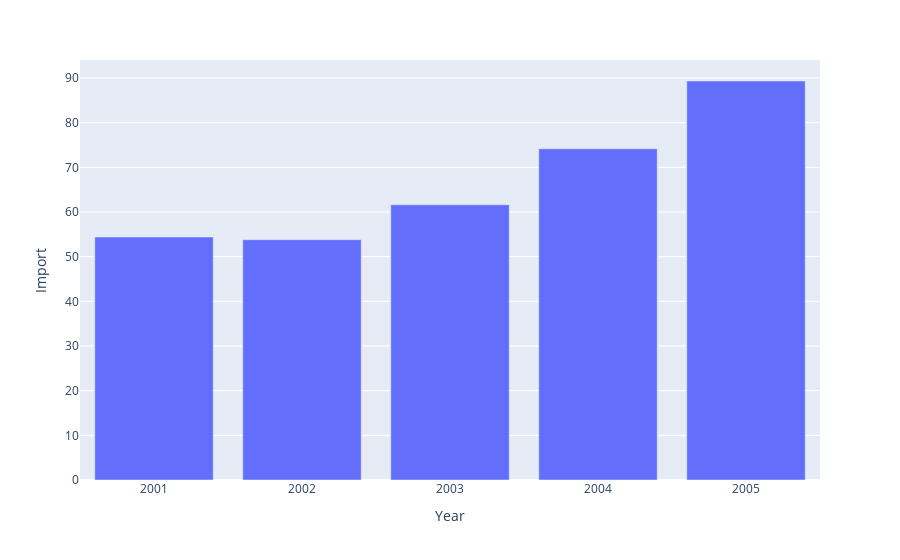

Notebook cell for this chart:
### Code cell
px.bar(data_frame=df,x='Year',y='Import')

### Figure 1 — Plotly figure (JSON) as saved in the notebook; plotly's stock layout.template omitted (floating-point values rounded to 4 significant figures)
{"data": [{"alignmentgroup": "True", "hoverlabel": {"namelength": 0}, "hovertemplate": "Year=%{x}<br>Import=%{y}", "legendgroup": "", "marker": {"color": "#636efa"}, "name": "", "offsetgroup": "", "orientation": "v", "showlegend": false, "textposition": "auto", "type": "bar", "x": [2001, 2002, 2003, 2004, 2005], "xaxis": "x", "y": [54.4, 53.8, 61.6, 74.15, 89.33], "yaxis": "y"}], "layout": {"barmode": "relative", "legend": {"tracegroupgap": 0}, "margin": {"t": 60}, "xaxis": {"anchor": "y", "domain": [0, 1], "title": {"text": "Year"}}, "yaxis": {"anchor": "x", "domain": [0, 1], "title": {"text": "Import"}}}}
